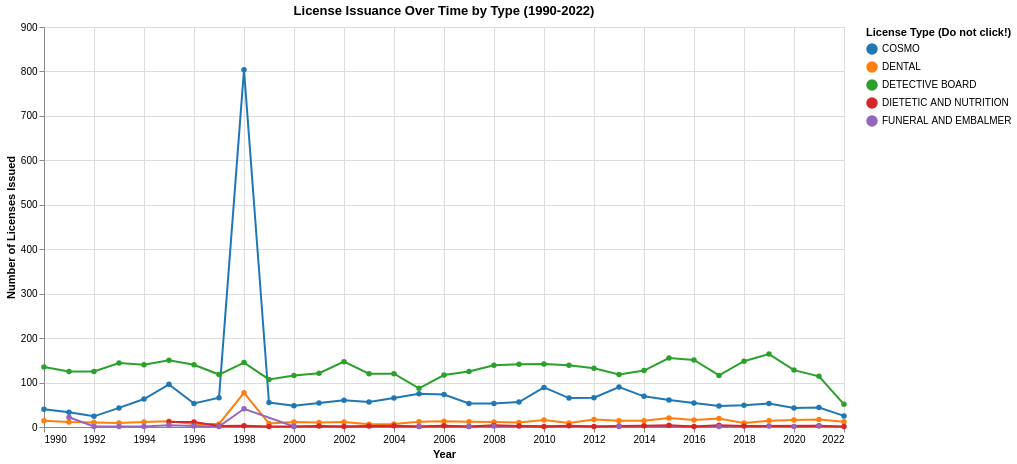

This figure's notebook cell:
### Code cell
chart2 = alt.Chart(timeline).mark_line(point=True).encode(
    x=alt.X('Issue Year:T', title='Year'),
    y=alt.Y('Count:Q', title='Number of Licenses Issued'),
    color=alt.Color('License Type:N',
            scale=alt.Scale(scheme='category10'),
            title='License Type (Do not click!)'),
    tooltip=['Issue Year:T', 'License Type:N', 'Count:Q']
).properties(
    title='License Issuance Over Time by Type (1990-2022)',
    width=800,
    height=400
)

chart2

### Figure 1 — Vega-Lite specification as saved in the notebook (floating-point values rounded to 4 significant figures; data arrays with more than 128 entries replaced by an {"elided": "..."} marker saying what was removed)
{"config": {"view": {"continuousWidth": 300, "continuousHeight": 300}}, "data": {"name": "data-37e01eacbeb6c349bdb5fb473cf545be"}, "mark": {"type": "line", "point": true}, "encoding": {"color": {"field": "License Type", "scale": {"scheme": "category10"}, "title": "License Type (Do not click!)", "type": "nominal"}, "tooltip": [{"field": "Issue Year", "type": "temporal"}, {"field": "License Type", "type": "nominal"}, {"field": "Count", "type": "quantitative"}], "x": {"field": "Issue Year", "title": "Year", "type": "temporal"}, "y": {"field": "Count", "title": "Number of Licenses Issued", "type": "quantitative"}}, "height": 400, "title": "License Issuance Over Time by Type (1990-2022)", "width": 800, "$schema": "https://vega.github.io/schema/vega-lite/v5.20.1.json", "datasets": {"data-37e01eacbeb6c349bdb5fb473cf545be": {"elided": "142 records"}}}
